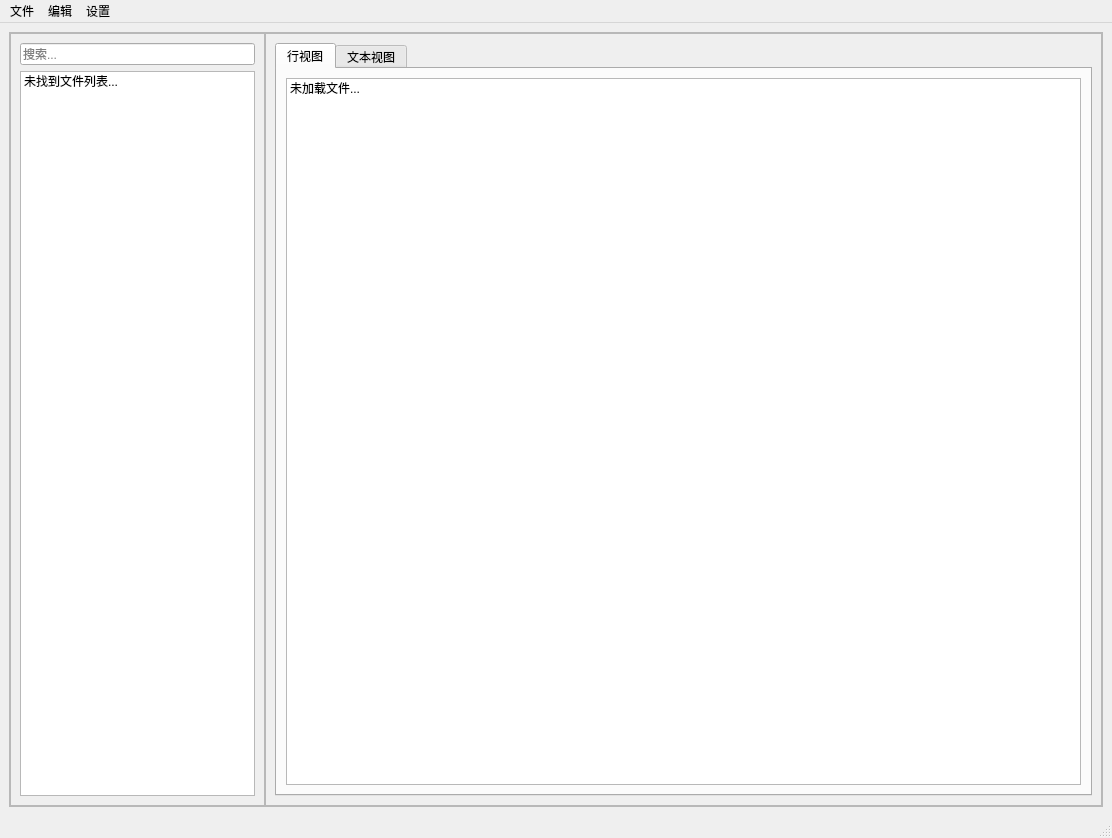
<?xml version="1.0" encoding="UTF-8"?>
<ui version="4.0">
 <class>MainWindow</class>
 <widget class="QMainWindow" name="MainWindow">
  <property name="geometry">
   <rect>
    <x>0</x>
    <y>0</y>
    <width>1112</width>
    <height>838</height>
   </rect>
  </property>
  <property name="windowTitle">
   <string>MainWindow</string>
  </property>
  <widget class="QWidget" name="centralwidget">
   <layout class="QHBoxLayout" name="horizontalLayout_5">
    <item>
     <widget class="QFrame" name="frame_3">
      <property name="frameShape">
       <enum>QFrame::StyledPanel</enum>
      </property>
      <property name="frameShadow">
       <enum>QFrame::Raised</enum>
      </property>
      <layout class="QHBoxLayout" name="horizontalLayout_4" stretch="0,0">
       <property name="spacing">
        <number>0</number>
       </property>
       <property name="leftMargin">
        <number>0</number>
       </property>
       <property name="topMargin">
        <number>0</number>
       </property>
       <property name="rightMargin">
        <number>0</number>
       </property>
       <property name="bottomMargin">
        <number>0</number>
       </property>
       <item>
        <widget class="QFrame" name="frame">
         <property name="maximumSize">
          <size>
           <width>255</width>
           <height>16777215</height>
          </size>
         </property>
         <property name="frameShape">
          <enum>QFrame::StyledPanel</enum>
         </property>
         <property name="frameShadow">
          <enum>QFrame::Raised</enum>
         </property>
         <layout class="QVBoxLayout" name="verticalLayout_2">
          <item>
           <widget class="QLineEdit" name="search_lineEdit">
            <property name="text">
             <string/>
            </property>
            <property name="placeholderText">
             <string>搜索...</string>
            </property>
           </widget>
          </item>
          <item>
           <widget class="QListWidget" name="heroFiles_listWidget">
            <item>
             <property name="text">
              <string>未找到文件列表...</string>
             </property>
            </item>
           </widget>
          </item>
         </layout>
        </widget>
       </item>
       <item>
        <widget class="QFrame" name="frame_2">
         <property name="frameShape">
          <enum>QFrame::StyledPanel</enum>
         </property>
         <property name="frameShadow">
          <enum>QFrame::Raised</enum>
         </property>
         <layout class="QHBoxLayout" name="horizontalLayout_3">
          <item>
           <widget class="QTabWidget" name="view_tabWidget">
            <property name="currentIndex">
             <number>0</number>
            </property>
            <widget class="QWidget" name="line_tab">
             <property name="enabled">
              <bool>true</bool>
             </property>
             <attribute name="title">
              <string>行视图</string>
             </attribute>
             <layout class="QHBoxLayout" name="horizontalLayout">
              <item>
               <widget class="QListWidget" name="content_listWidget">
                <item>
                 <property name="text">
                  <string>未加载文件...</string>
                 </property>
                </item>
               </widget>
              </item>
             </layout>
            </widget>
            <widget class="QWidget" name="text_tab">
             <attribute name="title">
              <string>文本视图</string>
             </attribute>
             <layout class="QHBoxLayout" name="horizontalLayout_2">
              <item>
               <widget class="QPlainTextEdit" name="content_plainTextEdit">
                <property name="plainText">
                 <string>未加载文件...</string>
                </property>
               </widget>
              </item>
             </layout>
            </widget>
           </widget>
          </item>
         </layout>
        </widget>
       </item>
      </layout>
     </widget>
    </item>
   </layout>
  </widget>
  <widget class="QMenuBar" name="menubar">
   <property name="geometry">
    <rect>
     <x>0</x>
     <y>0</y>
     <width>1112</width>
     <height>23</height>
    </rect>
   </property>
   <widget class="QMenu" name="menu">
    <property name="title">
     <string>文件</string>
    </property>
    <addaction name="load_file_action"/>
    <addaction name="save_file_action"/>
    <addaction name="reload_file_action"/>
   </widget>
   <widget class="QMenu" name="menu_2">
    <property name="title">
     <string>编辑</string>
    </property>
    <addaction name="change_selected_item_action"/>
   </widget>
   <widget class="QMenu" name="menu_3">
    <property name="title">
     <string>设置</string>
    </property>
    <widget class="QMenu" name="menu_4">
     <property name="title">
      <string>字体</string>
     </property>
     <addaction name="enlarge_font_size_action"/>
     <addaction name="reduce_font_size_action"/>
     <addaction name="separator"/>
     <addaction name="set_font_to_JetBrains_Mono_action"/>
     <addaction name="set_font_to_Consolas_action"/>
    </widget>
    <widget class="QMenu" name="menu_5">
     <property name="title">
      <string>主题</string>
     </property>
     <addaction name="action_6"/>
     <addaction name="action_7"/>
    </widget>
    <widget class="QMenu" name="menu_6">
     <property name="title">
      <string>窗口</string>
     </property>
     <addaction name="action_8"/>
     <addaction name="action_9"/>
     <addaction name="separator"/>
    </widget>
    <addaction name="menu_4"/>
    <addaction name="menu_5"/>
    <addaction name="menu_6"/>
   </widget>
   <addaction name="menu"/>
   <addaction name="menu_2"/>
   <addaction name="menu_3"/>
  </widget>
  <widget class="QStatusBar" name="statusbar"/>
  <action name="action">
   <property name="text">
    <string>置顶</string>
   </property>
  </action>
  <action name="load_file_action">
   <property name="text">
    <string>载入</string>
   </property>
  </action>
  <action name="save_file_action">
   <property name="text">
    <string>保存</string>
   </property>
  </action>
  <action name="reload_file_action">
   <property name="text">
    <string>重载</string>
   </property>
  </action>
  <action name="change_selected_item_action">
   <property name="text">
    <string>修改选中行</string>
   </property>
   <property name="shortcut">
    <string>Space</string>
   </property>
  </action>
  <action name="get_selected_item_action">
   <property name="text">
    <string>写入选中行</string>
   </property>
  </action>
  <action name="set_font_to_Consolas_action">
   <property name="text">
    <string>Consolas</string>
   </property>
  </action>
  <action name="set_font_to_JetBrains_Mono_action">
   <property name="text">
    <string>JetBrains Mono</string>
   </property>
  </action>
  <action name="action_6">
   <property name="text">
    <string>亮色</string>
   </property>
  </action>
  <action name="action_7">
   <property name="text">
    <string>暗色</string>
   </property>
  </action>
  <action name="action_8">
   <property name="text">
    <string>置顶</string>
   </property>
  </action>
  <action name="action_9">
   <property name="text">
    <string>取消置顶</string>
   </property>
  </action>
  <action name="enlarge_font_size_action">
   <property name="text">
    <string>放大字体</string>
   </property>
   <property name="shortcut">
    <string>Ctrl+=</string>
   </property>
  </action>
  <action name="reduce_font_size_action">
   <property name="text">
    <string>缩小字体</string>
   </property>
   <property name="shortcut">
    <string>Ctrl+-</string>
   </property>
  </action>
 </widget>
 <resources/>
 <connections/>
</ui>
